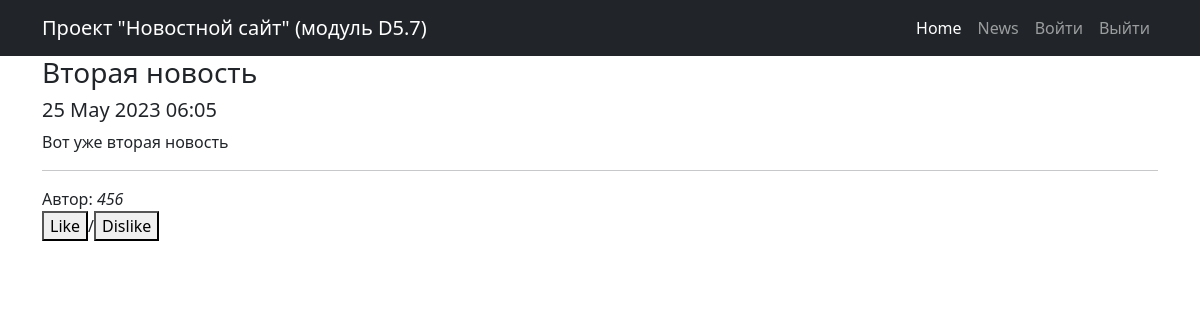
/news/5, run on the app's committed database.
### news/models.py (models this page shows, shortened)
class Post(models.Model):
    POST_TYPE = [('AR', 'Статья'), ('NW', 'Новость')]
    author = models.ForeignKey(Author, on_delete = models.CASCADE)
    post_type = models.CharField(max_length = 2, choices = POST_TYPE, default = 'NW')
    time_create = models.DateTimeField(auto_now_add = True)
    title = models.CharField(max_length = 255)
    text = models.TextField()
    rating = models.IntegerField(default = 0)
    categories = models.ManyToManyField(Category, through='PostCategory')
    def like(self):
        self.rating += 1
        self.save()
    def dislike(self):
        self.rating -= 1
        self.save()

class Author(models.Model):
    author = models.OneToOneField(User, on_delete=models.CASCADE)
    user_rating = models.IntegerField(default = 0)

### news/views.py (the view)
# urls.py: path('<int:pk>', PostDetail.as_view(), name='post_detail'),
class PostDetail(DetailView):
    template_name = 'news_detail.html'
    queryset = Post.objects.all()

### news/templatetags/custom_filters.py (called while the page is built)
@register.filter(name='censor')
def censor(text):
    bad_words = ('Теперь', 'нового', 'вышло')
    for word in bad_words:
        if word in text:
            text = text.replace(word, '*****')
    return text

### templates/news_detail.html (shortened to what this page needs)
{% extends 'default.html' %}
{% load custom_filters %}
{% block content %}
<h3>{{post.title|censor}}</h3>
<h5>{{post.time_create|date:'d M Y h:m'}}</h5>
{{post.text|censor}}
<hr>
Автор: <i>{{post.author.author}}</i>
<br>
    <button value="{{ post.like }}">Like</button>/<button name="action" value="{{ post.dislike }}">Dislike</button>
{% endblock content %}

### data on the page
Post: title|censor "Вторая новость", time_create "25 May 2023 06:05", text|censor "Вот уже вторая новость", author.author "456"
